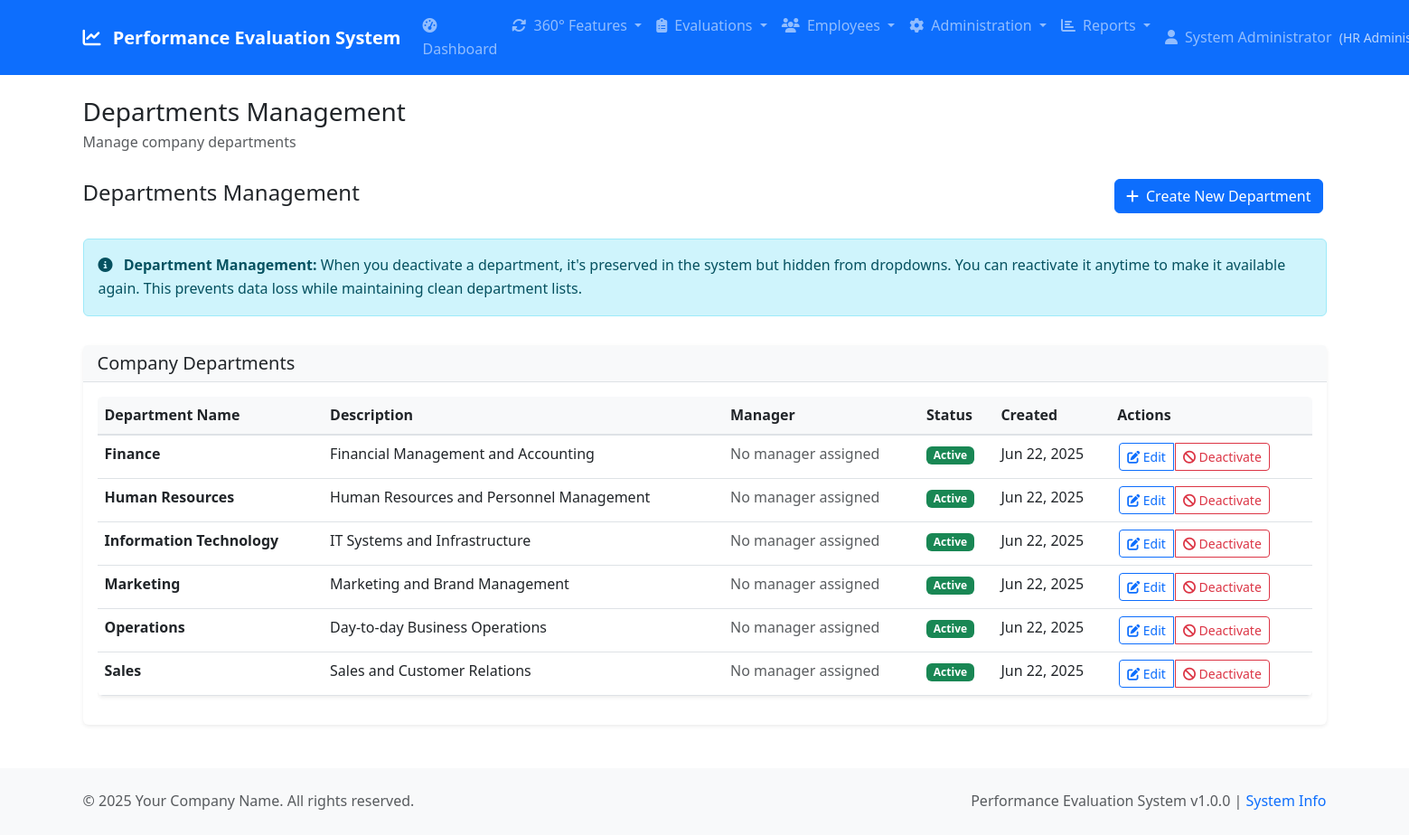
The app's page /admin/departments.php (signed in) with its own data.
### tables this page shows
CREATE TABLE departments (
    id INT AUTO_INCREMENT PRIMARY KEY,
    department_name VARCHAR(255) NOT NULL UNIQUE,
    description TEXT,
    manager_id INT,
    is_active BOOLEAN DEFAULT TRUE,
    created_by INT,
    created_at TIMESTAMP DEFAULT CURRENT_TIMESTAMP,
    updated_at TIMESTAMP DEFAULT CURRENT_TIMESTAMP ON UPDATE CURRENT_TIMESTAMP,
    FOREIGN KEY (created_by) REFERENCES users(user_id) ON DELETE SET NULL,
    FOREIGN KEY (manager_id) REFERENCES employees(employee_id) ON DELETE SET NULL,
    INDEX idx_department_name (department_name),
    INDEX idx_is_active (is_active),
    INDEX idx_manager_id (manager_id)
);

### config/database.php (called while the page is built, shortened)
<?php
$db_options = [
    PDO::ATTR_ERRMODE => PDO::ERRMODE_EXCEPTION,
    PDO::ATTR_DEFAULT_FETCH_MODE => PDO::FETCH_ASSOC,
    PDO::ATTR_EMULATE_PREPARES => false,
    PDO::MYSQL_ATTR_INIT_COMMAND => "SET NAMES " . DB_CHARSET
];
try {
    $dsn = "mysql:host=" . DB_HOST . ";dbname=" . DB_NAME . ";charset=" . DB_CHARSET;
    $pdo = new PDO($dsn, DB_USER, DB_PASS, $db_options);
} catch (PDOException $e) {
    error_log("Database connection failed: " . $e->getMessage());
    die("Database connection failed. Please check your configuration.");
}
function getDbConnection() {
    global $pdo;
    return $pdo;
}
function executeQuery($sql, $params = []) {
    $pdo = getDbConnection();
    $stmt = $pdo->prepare($sql);
    $stmt->execute($params);
    return $stmt;
}
function fetchAll($sql, $params = []) {
    $stmt = executeQuery($sql, $params);
    return $stmt->fetchAll();
}
?>

### classes/Department.php (called while the page is built, shortened)
<?php
require_once __DIR__ . '/../config/config.php';
class Department {
    public function getAllDepartments() {
        $sql = "SELECT d.*,
                       CONCAT(e.first_name, ' ', e.last_name) as manager_name,
                       e.employee_id as manager_employee_id
                FROM departments d
                LEFT JOIN employees e ON d.manager_id = e.employee_id
                ORDER BY d.is_active DESC, d.department_name";
        return fetchAll($sql);
    }
}
?>

### config/config.php (called while the page is built, shortened)
<?php
require_once __DIR__ . '/database.php';
function formatDate($date, $format = 'Y-m-d H:i:s') {
    return date($format, strtotime($date));
}
?>

### public/admin/departments.php (the view, shortened to what this page needs)
<?php
require_once __DIR__ . '/../../classes/Department.php';
$departmentClass = new Department();
$departments = $departmentClass->getAllDepartments();
include __DIR__ . '/../../templates/header.php';
?>
<div class="row">
    <div class="col-12">
        <div class="d-flex justify-content-between align-items-center mb-4">
            <h4>Departments Management</h4>
            <button type="button" class="btn btn-primary" data-bs-toggle="modal" data-bs-target="#createDepartmentModal">
                <i class="fas fa-plus me-2"></i>Create New Department
            </button>
        </div>
    </div>
</div>
<div class="row mb-3">
    <div class="col-12">
        <div class="alert alert-info">
            <i class="fas fa-info-circle me-2"></i>
            <strong>Department Management:</strong> When you deactivate a department, it's preserved in the system but hidden from dropdowns.
            You can reactivate it anytime to make it available again. This prevents data loss while maintaining clean department lists.
        </div>
    </div>
</div>
<div class="row">
    <div class="col-12">
        <div class="card">
            <div class="card-header">
                <h5 class="card-title mb-0">Company Departments</h5>
            </div>
            <div class="card-body">
                <?php if (empty($departments)): ?>
                <div class="text-center py-4">
                    <i class="fas fa-building fa-3x text-muted mb-3"></i>
                    <h5 class="text-muted">No departments found</h5>
                    <p class="text-muted">Create your first department to get started.</p>
                </div>
                <?php else: ?>
                <div class="table-responsive">
                    <table class="table table-hover">
                        <thead>
                            <tr>
                                <th>Department Name</th>
                                <th>Description</th>
                                <th>Manager</th>
                                <th>Status</th>
                                <th>Created</th>
                                <th>Actions</th>
                            </tr>
                        </thead>
                        <tbody>
                            <?php foreach ($departments as $department): ?>
                            <tr class="<?php echo !$department['is_active'] ? 'table-secondary text-muted' : ''; ?>">
                                <td>
                                    <strong><?php echo htmlspecialchars($department['department_name']); ?></strong>
                                </td>
                                <td>
                                    <?php if ($department['description']): ?>
                                        <?php echo htmlspecialchars(substr($department['description'], 0, 100)); ?>
                                    <?php else: ?>
                                        <span class="text-muted">No description</span>
                                    <?php endif; ?>
                                </td>
                                <td>
                                    <?php if ($department['manager_name']): ?>
                                        <i class="fas fa-user-tie me-1"></i>
                                        <?php echo htmlspecialchars($department['manager_name']); ?>
                                    <?php else: ?>
                                        <span class="text-muted">No manager assigned</span>
                                    <?php endif; ?>
                                </td>
                                <td>
                                    <?php if ($department['is_active']): ?>
                                        <span class="badge bg-success">Active</span>
                                    <?php else: ?>
                                        <span class="badge bg-secondary">Inactive</span>
                                    <?php endif; ?>
                                </td>
                                <td><?php echo formatDate($department['created_at'], 'M j, Y'); ?></td>
                                <td>
                                    <div class="btn-group btn-group-sm">
                                        <?php if ($department['is_active']): ?>
                                        <button type="button" class="btn btn-outline-primary"
                                                onclick="editDepartment(<?php echo $department['id']; ?>, '<?php echo htmlspecialchars($department['department_name']); ?>', '<?php echo htmlspecialchars($department['description']); ?>', <?php echo $department['manager_id'] ?? 'null'; ?>)">
                                            <i class="fas fa-edit"></i> Edit
                                        </button>
                                        <button type="button" class="btn btn-outline-danger"
                                                onclick="deleteDepartment(<?php echo $department['id']; ?>, '<?php echo htmlspecialchars($department['department_name']); ?>')">
                                            <i class="fas fa-ban"></i> Deactivate
                                        </button>
                                        <?php endif; ?>
                                    </div>
                                </td>
                            </tr>
                            <?php endforeach; ?>
                        </tbody>
                    </table>
                </div>
                <?php endif; ?>
            </div>
        </div>
    </div>
</div>
<?php include __DIR__ . '/../../templates/footer.php'; ?>

### public/assets/css/style.css (style rules this page uses)
:root { --primary-color: #0d6efd; --secondary-color: #6c757d; --success-color: #198754; --danger-color: #dc3545; --warning-color: #ffc107; --info-color: #0dcaf0; --light-color: #f8f9fa; --dark-color: #212529; --border-radius: 0.375rem; --box-shadow: 0 0.125rem 0.25rem rgba(0, 0, 0, 0.075); --transition: all 0.15s ease-in-out; }
body { font-family: 'Segoe UI', Tahoma, Geneva, Verdana, sans-serif; line-height: 1.6; color: var(--dark-color); }
.card { border: none; box-shadow: var(--box-shadow); transition: var(--transition); }
.card-header { background-color: var(--light-color); border-bottom: 1px solid #dee2e6; font-weight: 600; }
.btn { font-weight: 500; transition: var(--transition); margin: 0.25rem; }
.btn-group .btn { margin: 0 0.125rem; }
.table { background: white; border-radius: var(--border-radius); overflow: hidden; box-shadow: var(--box-shadow); }
.table thead th { background-color: var(--light-color); border-bottom: 2px solid #dee2e6; font-weight: 600; color: var(--dark-color); }
html { scroll-behavior: smooth; }

### records on screen
departments: department_name "Finance", description "Financial Management and Accounting", is_active "Active", created_at "Jun 22, 2025"
departments: department_name "Human Resources", description "Human Resources and Personnel Management", is_active "Active", created_at "Jun 22, 2025"
departments: department_name "Information Technology", description "IT Systems and Infrastructure", is_active "Active", created_at "Jun 22, 2025"
departments: department_name "Marketing", description "Marketing and Brand Management", is_active "Active", created_at "Jun 22, 2025"
departments: department_name "Operations", description "Day-to-day Business Operations", is_active "Active", created_at "Jun 22, 2025"
departments: department_name "Sales", description "Sales and Customer Relations", is_active "Active", created_at "Jun 22, 2025"

### other values on screen
getAppSetting('system_name', APP_NAME) "Performance Evaluation System"
$item['title'] "Dashboard"
$item['title'] "360° Features"
$item['title'] "Evaluations"
$item['title'] "Employees"
$item['title'] "Administration"
$item['title'] "Reports"
getUserDisplayName() "System Administrator"
getUserRoleDisplayName() "HR…"
$pageTitle "Departments Management"
$pageDescription "Manage company departments"
getAppSetting('company_name', 'Your Company') "Your Company Name"
APP_VERSION "1.0.0"
